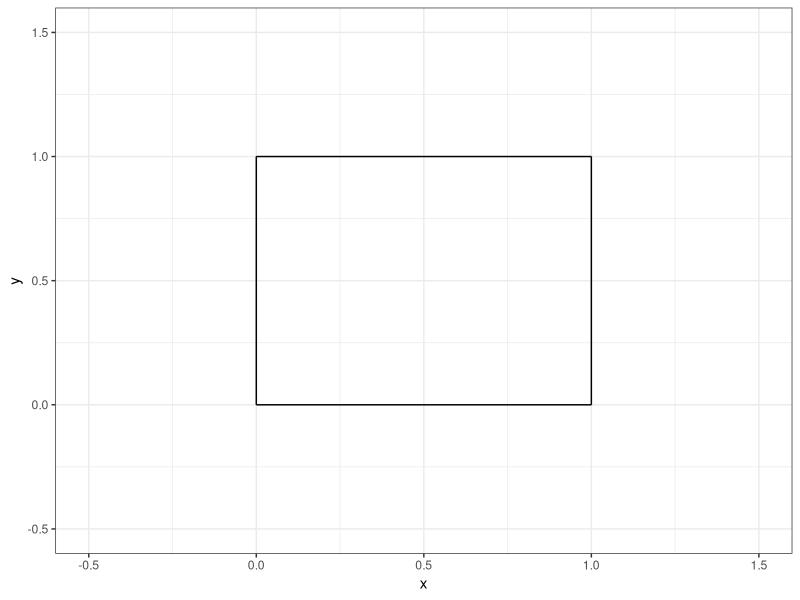
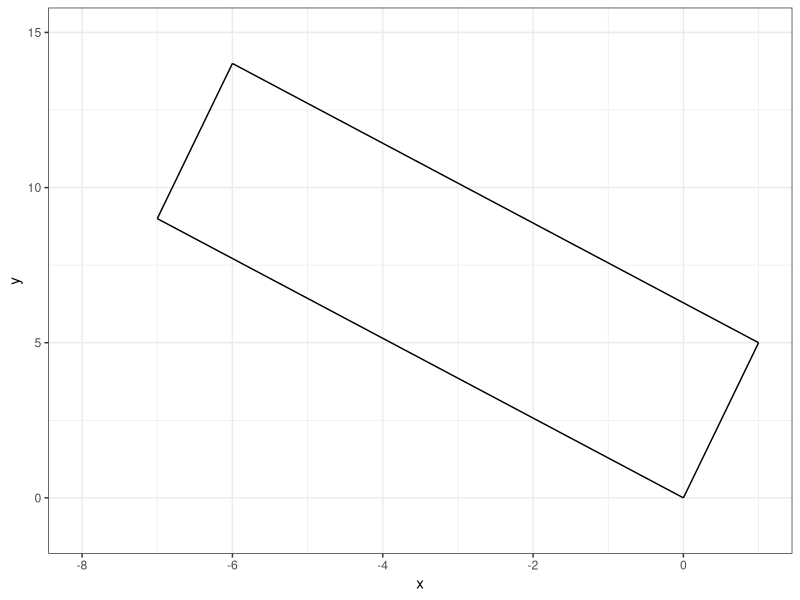

Reproduce these figures in R, in order.
## ---- chunk 1
#| echo: false

default_chunk_hook  <- knitr::knit_hooks$get("chunk")

latex_font_size <- c("Huge", "huge", "LARGE", "Large", 
                     "large", "normalsize", "small", 
                     "footnotesize", "scriptsize", "tiny")

knitr::knit_hooks$set(chunk = function(x, options) {
  x <- default_chunk_hook(x, options)
  if(options$size %in% latex_font_size) {
    paste0("\n \\", options$size, "\n\n", 
      x, 
      "\n\n \\normalsize"
    )
  } else {
    x
  }
})

## ---- chunk 2
#| label: load-packages
#| include: false
library(tidyverse)
## ---- chunk 3
#| label: fig-unitsquare
#| fig-cap: "The unit square."
#| fig-width: 3
#| fig-height: 3
#| scale: "80%"
#| fig-align: "center"
#| size: "scriptsize"
ggplot() +
  geom_segment(aes(x = 0, xend = 0,
                   y=0, yend = 1))+
  geom_segment(aes(x = 0, xend = 1,
                   y=1, yend = 1))+
  geom_segment(aes(x = 1, xend = 1,
                   y=0, yend = 1))+
  geom_segment(aes(x = 0, xend = 1,
                   y=0, yend = 0)) +
  theme_bw() + 
  xlim(-0.5, 1.5)+
  ylim(-0.5, 1.5)+
  labs(x = "x", 
       y = "y")
## ---- chunk 4
#| size: "scriptsize"
#| code-fold: FALSE
 
(A = matrix(data=c(1,-7,5,9), nrow=2, ncol=2, byrow=TRUE))
## ---- chunk 5
#| size: "scriptsize"
#| code-fold: FALSE

(M = diag(2))
(T = A %*% M)
## ---- chunk 6
#| size: "scriptsize"
#| code-fold: FALSE
(basis.vector.1 = T[,1])
(basis.vector.2 = T[,2])
## ---- chunk 7
#| size: "scriptsize"
#| code-fold: FALSE
(p.0 = c(0,0))
(p.1 = basis.vector.1)
(p.2 = basis.vector.1 + basis.vector.2)
(p.3 = basis.vector.2)
## ---- chunk 8
#| label: fig-part-e
#| fig-cap: "The unit square (part e)."
#| fig-width: 3
#| fig-height: 3
#| scale: "80%"
#| fig-align: "center"
#| size: "scriptsize"
ggplot() +
  geom_segment(aes(x = p.0[1], xend = p.1[1],
                   y=p.0[2], yend = p.1[2]))+
  geom_segment(aes(x = p.1[1], xend = p.2[1],
                   y=p.1[2], yend = p.2[2]))+
  geom_segment(aes(x = p.2[1], xend = p.3[1],
                   y=p.2[2], yend = p.3[2]))+
  geom_segment(aes(x = p.3[1], xend = p.0[1],
                   y=p.3[2], yend = p.0[2])) +
  theme_bw() + 
  xlim(-8, 1)+
  ylim(-1, 15)+
  labs(x = "x", 
       y = "y")
## ---- chunk 9
#| size: "scriptsize"
#| code-fold: FALSE
(det.A = det(A))
## ---- chunk 10
#| size: "scriptsize"
#| code-fold: FALSE
 
(A = matrix(data=c(1,2,2,4), nrow=2, ncol=2, byrow=TRUE))
## ---- chunk 11
#| size: "scriptsize"
#| code-fold: FALSE

(M = diag(2))
(T = A %*% M)
## ---- chunk 12
#| size: "scriptsize"
#| code-fold: FALSE
(basis.vector.1 = T[,1])
(basis.vector.2 = T[,2])
## ---- chunk 13
#| size: "scriptsize"
#| code-fold: FALSE
(p.0 = c(0,0))
(p.1 = basis.vector.1)
(p.2 = basis.vector.1 + basis.vector.2)
(p.3 = basis.vector.2)
